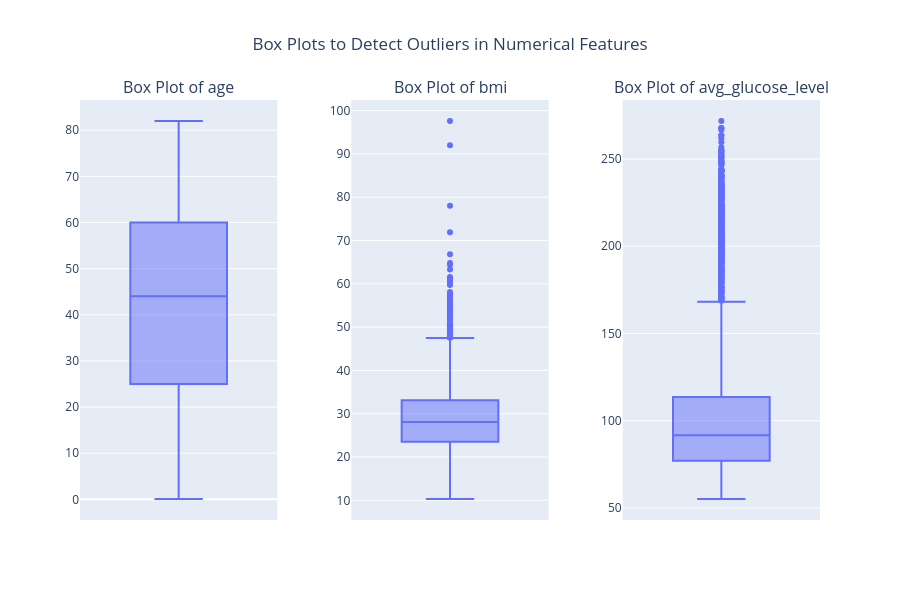

The cell this chart's notebook holds for it:
### Code cell
numerical_features = ['age', 'bmi', 'avg_glucose_level']

# Create subplots
fig = sp.make_subplots(
    rows=1, cols=len(numerical_features),
    subplot_titles=[f'Box Plot of {feature}' for feature in numerical_features],
    horizontal_spacing=0.1
)

# Add box plots to subplots
for i, feature in enumerate(numerical_features):
    box_fig = px.box(
        df,
        y=feature,
        labels={feature: feature},
        title=f'Box Plot of {feature}'
    )
    for trace in box_fig.data:
        fig.add_trace(trace, row=1, col=i+1)

# Update layout for better readability
fig.update_layout(
    height=600,  # Adjust height based on number of features
    width=300 * len(numerical_features),
    title_text="Box Plots to Detect Outliers in Numerical Features",
    showlegend=False,
    title_x=0.5
)

# Show the plot
fig.show()

### Figure 1 — Plotly figure (JSON) as saved in the notebook; plotly's stock layout.template omitted (floating-point values rounded to 4 significant figures; data arrays with more than 128 entries replaced by an {"elided": "..."} marker saying what was removed)
{"data": [{"alignmentgroup": "True", "hovertemplate": "age=%{y}<extra></extra>", "legendgroup": "", "marker": {"color": "#636efa"}, "name": "", "notched": false, "offsetgroup": "", "orientation": "v", "showlegend": false, "type": "box", "x0": " ", "xaxis": "x", "y": {"elided": "4909 float values"}, "y0": " ", "yaxis": "y"}, {"alignmentgroup": "True", "hovertemplate": "bmi=%{y}<extra></extra>", "legendgroup": "", "marker": {"color": "#636efa"}, "name": "", "notched": false, "offsetgroup": "", "orientation": "v", "showlegend": false, "type": "box", "x0": " ", "xaxis": "x2", "y": {"elided": "4909 float values"}, "y0": " ", "yaxis": "y2"}, {"alignmentgroup": "True", "hovertemplate": "avg_glucose_level=%{y}<extra></extra>", "legendgroup": "", "marker": {"color": "#636efa"}, "name": "", "notched": false, "offsetgroup": "", "orientation": "v", "showlegend": false, "type": "box", "x0": " ", "xaxis": "x3", "y": {"elided": "4909 float values"}, "y0": " ", "yaxis": "y3"}], "layout": {"annotations": [{"font": {"size": 16}, "showarrow": false, "text": "Box Plot of age", "x": 0.1333, "xanchor": "center", "xref": "paper", "y": 1, "yanchor": "bottom", "yref": "paper"}, {"font": {"size": 16}, "showarrow": false, "text": "Box Plot of bmi", "x": 0.5, "xanchor": "center", "xref": "paper", "y": 1, "yanchor": "bottom", "yref": "paper"}, {"font": {"size": 16}, "showarrow": false, "text": "Box Plot of avg_glucose_level", "x": 0.8667, "xanchor": "center", "xref": "paper", "y": 1, "yanchor": "bottom", "yref": "paper"}], "height": 600, "showlegend": false, "title": {"text": "Box Plots to Detect Outliers in Numerical Features", "x": 0.5}, "width": 900, "xaxis": {"anchor": "y", "autorange": true, "domain": [0, 0.2667], "range": [-0.5, 0.5], "type": "category"}, "xaxis2": {"anchor": "y2", "autorange": true, "domain": [0.3667, 0.6333], "range": [-0.5, 0.5], "type": "category"}, "xaxis3": {"anchor": "y3", "autorange": true, "domain": [0.7333, 1], "range": [-0.5, 0.5], "type": "category"}, "yaxis": {"anchor": "x", "autorange": true, "domain": [0, 1], "range": [-4.471, 86.55], "type": "linear"}, "yaxis2": {"anchor": "x2", "autorange": true, "domain": [0, 1], "range": [5.45, 102.4], "type": "linear"}, "yaxis3": {"anchor": "x3", "autorange": true, "domain": [0, 1], "range": [43.09, 283.8], "type": "linear"}}}
